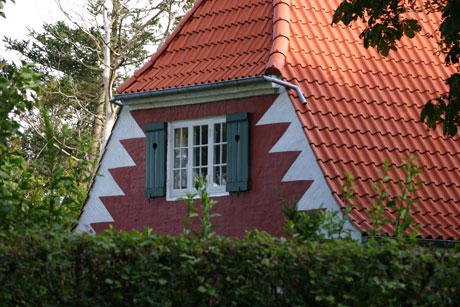
#> input picture home.jpg, 460 x 307 px
$ python main.py
#> lines starting #> are read from the running program, lines starting #| are printed output that depends on the picture; after the words box and inside, x2 and y2 are one past the last pixel; in counts of white or black regions, pixels touching at a corner belong together
### midjourney_api.py
# https://towardsdatascience.com/stable-diffusion-as-an-api-5e381aec1f6
# import json
# import base64
#
# import requests
#
#
# def submit_post(url: str, data: dict):
#     """
#     Submit a POST request to the given URL with the given data.
#     """
#     return requests.post(url, data=json.dumps(data))
#
#
# def save_encoded_image(b64_image: str, output_path: str):
#     """
#     Save the given image to the given output path.
#     """
#     with open(output_path, "wb") as image_file:
#         image_file.write(base64.b64decode(b64_image))
#
#
# if __name__ == '__main__':
#     txt2img_url = 'http://127.0.0.1:7861/sdapi/v1/txt2img'
#     data = {'prompt': 'a dog wearing a hat'}
#     response = submit_post(txt2img_url, data)
#     save_encoded_image(response.json()['images'][0], 'dog.png')


import requests
from PIL import Image
from io import BytesIO


def submit_post(url, data):
    return requests.get(url, params=data)


def save_encoded_image(encoded_image, file_name):
    with open(file_name, 'wb') as f:
        f.write(encoded_image)


def generate_image_by_midjourney(prompt):
    txt2img_url = 'http://6a54-35-233-242-102.ngrok.io'
    data = {'prompt': prompt}
    response = submit_post(txt2img_url, data)
    save_encoded_image(response.content, 'midjourney.png')

"""
import cv2
import numpy as np
import time

# Load the original image and the new window design
original_image = cv2.imread('one-window.jpg')
new_window_design = cv2.imread('window.jpg')

time.sleep(2)

# JSON response
response = {
    'predictions': [
        {
            'x': 198.0, 'y': 161.0, 'width': 62.0, 'height': 82.0, 'confidence': 0.6979602575302124, 'class': 'window', 'image_path': 'one-window.jpg', 'prediction_type': 'ObjectDetectionModel'
        }
    ], 'image': {'width': '460', 'height': '307'}
}

# Extract the detected window coordinates (center) and size
x_center, y_center, width, height = int(response['predictions'][0]['x']), int(response['predictions'][0]['y']), int(response['predictions'][0]['width']), int(response['predictions'][0]['height'])

# Calculate the top-left corner coordinates
x, y = x_center - width // 2, y_center - height // 2

# Resize the new window design to match the size of the detected window
resized_window_design = cv2.resize(new_window_design, (width, height))

# Apply perspective transformation to the resized window
pts1 = np.float32([[0, 0], [width, 0], [0, height], [width, height]])
pts2 = np.float32([[0, 0], [width, 0], [int(0.5 * width), height], [int(1.5 * width), height]])
matrix = cv2.getPerspectiveTransform(pts1, pts2)
perspective_window_design = cv2.warpPerspective(resized_window_design, matrix, (2 * width, height))

# Overlay the transformed window image onto the original image with 100% opacity
window_mask = perspective_window_design[:, :, :3] != 0
original_image[y:y + height, x:x + 2 * width][window_mask] = perspective_window_design[window_mask]

# Save the modified image
cv2.imwrite('modified_image.jpg', original_image)

# Display the modified image (optional)
cv2.imshow('Modified Image', original_image)
cv2.waitKey(0)
cv2.destroyAllWindows()

"""

### main.py
import time
import cv2
import numpy as np
from midjourney_api import generate_image_by_midjourney

def process_renovation():
    # 1. GENERATION STAGE
    print("Initiating Generative AI design phase...")
    try:
        generate_image_by_midjourney('modern window')
#> (the call stopped at in submit_post, `return requests.get(url, params=data)`: the network is not available in this run)
    except Exception as e:
        print(f"Midjourney API service unavailable: {e}. Using cached asset 'window.jpg'.")

    # 2. LOADING ASSETS
    original_image = cv2.imread('home.jpg')
#> original_image is the input picture: shape (307, 460, 3); mean B, G, R 69.1, 84.4, 104
    new_window_design = cv2.imread('window.jpg')
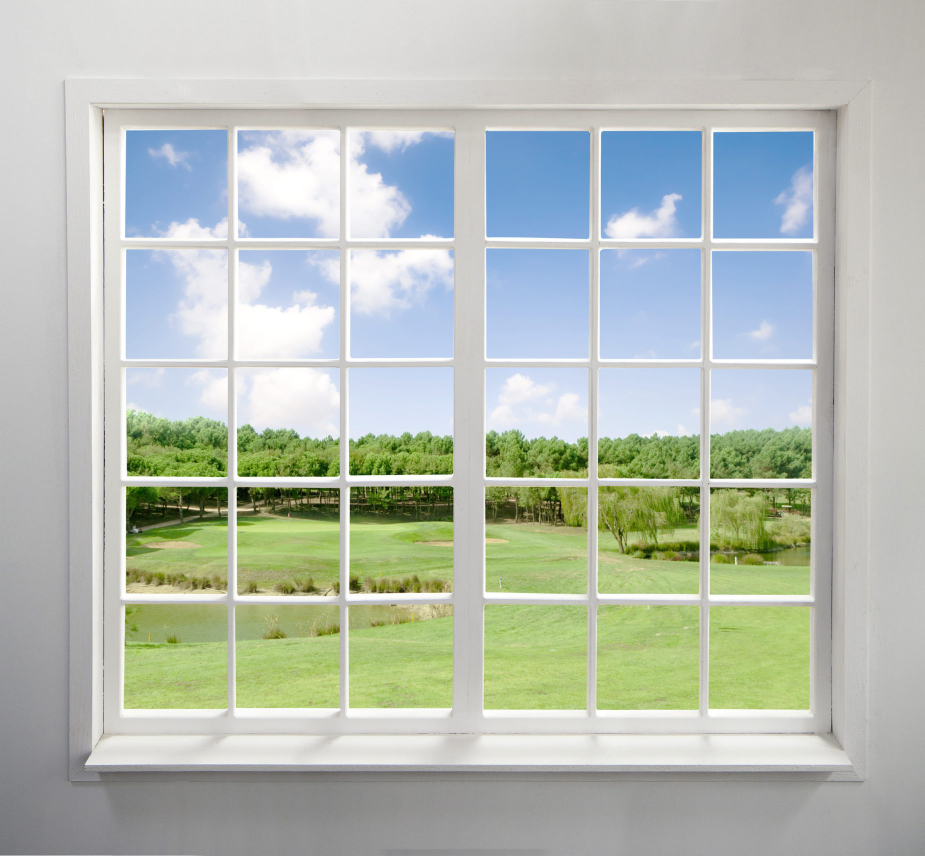
#> input picture window.jpg, 1850 x 1711 px (shown at 1/2 size)
#> new_window_design is the input picture: shape (1711, 1850, 3); mean B, G, R 179.7, 189.7, 181.8

    if original_image is None or new_window_design is None:
        raise FileNotFoundError("Critical assets missing. Ensure home.jpg and window.jpg exist.")

    # 3. DETECTION STAGE (Mocked Roboflow Inference)
    # The system detects the window region in home.jpg
    response = {
        'predictions': [
            {
                'x': 198.0, 'y': 161.0, 'width': 62.0, 'height': 82.0,
                'confidence': 0.6979, 'class': 'window', 'image_path': 'home.jpg'
            }
        ],
        'image': {'width': 460, 'height': 307}
    }

    # Extract spatial metadata
    pred = response['predictions'][0]
    x_center, y_center = int(pred['x']), int(pred['y'])
    width, height = int(pred['width']), int(pred['height'])

    # Calculate base corner points
    x1, y1 = x_center - width // 2, y_center - height // 2
    x2, y2 = x_center + width // 2, y_center - height // 2
    x3, y3 = x_center + width // 2, y_center + height // 2
    x4, y4 = x_center - width // 2, y_center + height // 2

    # 4. PERSPECTIVE TRANSFORMATION (The "Hero" Logic)
    # We define the source points (the flat AI-generated image)
    src_points = np.float32([
        [0, 0],
        [new_window_design.shape[1] - 1, 0],
        [new_window_design.shape[1] - 1, new_window_design.shape[0] - 1],
        [0, new_window_design.shape[0] - 1]
    ])

    # We define the destination points with perspective adjustment (Homography)
    # Adjusting right-side points slightly to simulate house angle/depth
    dst_points = np.float32([
        [x1, y1],           # Top Left
        [x2 + 2, y2 + 4],   # Top Right (adjusted for perspective)
        [x3 + 2, y3 - 2],   # Bottom Right (adjusted for perspective)
        [x4, y4]            # Bottom Left
    ])

    # Compute Homography Matrix
    matrix = cv2.getPerspectiveTransform(src_points, dst_points)

    # Warp the generative design into the property perspective
    warped_design = cv2.warpPerspective(
        new_window_design, matrix, (original_image.shape[1], original_image.shape[0])
    )
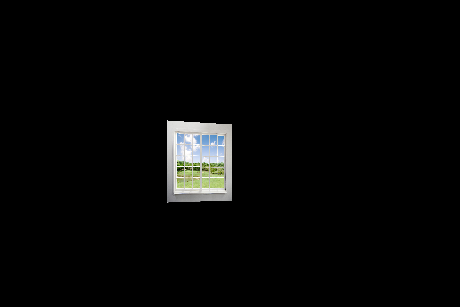
#> warped_design: shape (307, 460, 3); mean B, G, R 6.6, 6.9, 6.6

    # 5. SEAMLESS BLENDING (Masking)
    # Create a binary mask for the transformation region
    mask = np.zeros(original_image.shape, dtype=np.uint8)
    cv2.fillPoly(mask, [np.int32(dst_points)], (255, 255, 255))
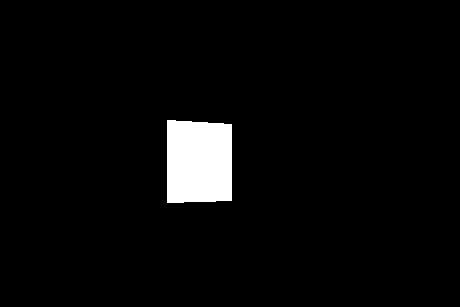
#> mask: shape (307, 460, 3); 3.7% white; 1 white region, box (x1, y1, x2, y2) and area: (167, 120, 232, 203) 5203
    mask_inverse = cv2.bitwise_not(mask)

    # Extract original background minus the window region
    background = cv2.bitwise_and(original_image, mask_inverse)
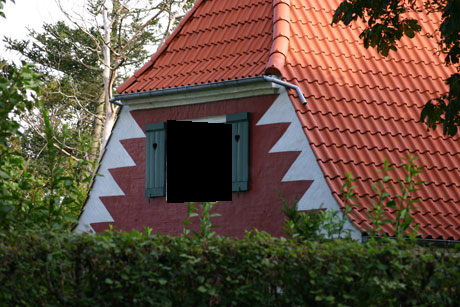
#> background: shape (307, 460, 3); mean B, G, R 65.1, 80.6, 100.6

    # Extract warped design limited to the target mask
    foreground = cv2.bitwise_and(warped_design, mask)

    # Composite the final renovation
    final_image = cv2.add(background, foreground)
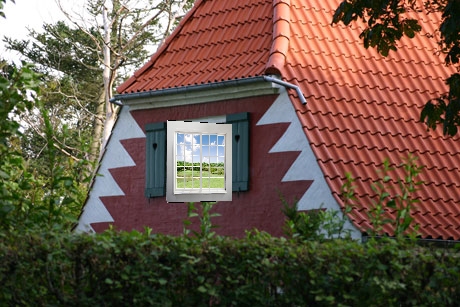
#> final_image: shape (307, 460, 3); mean B, G, R 71.6, 87.5, 107.3

    # 6. OUTPUT STAGE
    cv2.imwrite('modified_image.jpg', final_image)
    print("Renovation complete. Output saved to modified_image.jpg")

if __name__ == "__main__":
    process_renovation()
